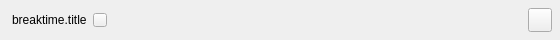
    <widget class="QFrame" name="titleFrame">
     <property name="enabled">
      <bool>true</bool>
     </property>
     <property name="minimumSize">
      <size>
       <width>560</width>
       <height>40</height>
      </size>
     </property>
     <property name="maximumSize">
      <size>
       <width>560</width>
       <height>40</height>
      </size>
     </property>
     <layout class="QHBoxLayout" name="horizontalLayout_2">
      <property name="spacing">
       <number>6</number>
      </property>
      <property name="leftMargin">
       <number>12</number>
      </property>
      <property name="topMargin">
       <number>0</number>
      </property>
      <property name="rightMargin">
       <number>8</number>
      </property>
      <property name="bottomMargin">
       <number>0</number>
      </property>
      <item>
       <widget class="QLabel" name="label_breaktime_title">
        <property name="minimumSize">
         <size>
          <width>0</width>
          <height>24</height>
         </size>
        </property>
        <property name="maximumSize">
         <size>
          <width>16777215</width>
          <height>24</height>
         </size>
        </property>
        <property name="text">
         <string>breaktime.title</string>
        </property>
        <property name="labelType" stdset="0">
         <string>labelTitle</string>
        </property>
       </widget>
      </item>
      <item>
       <widget class="AFQInfoTooltipButton" name="pushButton_QuestionMark_2">
        <property name="sizePolicy">
         <sizepolicy hsizetype="Fixed" vsizetype="Fixed">
          <horstretch>0</horstretch>
          <verstretch>0</verstretch>
         </sizepolicy>
        </property>
        <property name="minimumSize">
         <size>
          <width>14</width>
          <height>14</height>
         </size>
        </property>
        <property name="maximumSize">
         <size>
          <width>14</width>
          <height>14</height>
         </size>
        </property>
        <property name="text">
         <string/>
        </property>
        <property name="iconSize">
         <size>
          <width>14</width>
          <height>14</height>
         </size>
        </property>
        <property name="buttonType" stdset="0">
         <string>questionmarkButton</string>
        </property>
       </widget>
      </item>
      <item>
       <spacer name="horizontalSpacer">
        <property name="orientation">
         <enum>Qt::Horizontal</enum>
        </property>
        <property name="sizeHint" stdset="0">
         <size>
          <width>40</width>
          <height>20</height>
         </size>
        </property>
       </spacer>
      </item>
      <item>
       <widget class="QPushButton" name="pushButton_breaktime_close">
        <property name="minimumSize">
         <size>
          <width>24</width>
          <height>24</height>
         </size>
        </property>
        <property name="maximumSize">
         <size>
          <width>24</width>
          <height>24</height>
         </size>
        </property>
        <property name="text">
         <string/>
        </property>
       </widget>
      </item>
     </layout>
    </widget>
